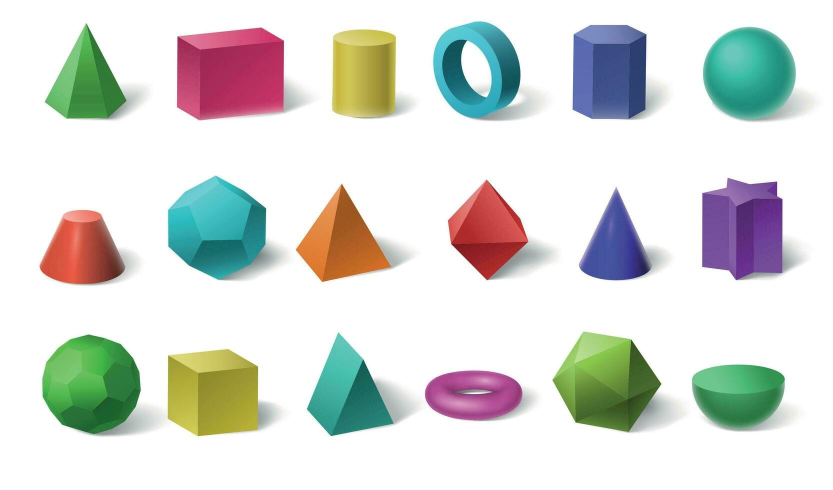
#> input picture image/3d-shapes.jpg, 1666 x 980 px, given in place of messi.jpg, which was not available (shown at 1/2 size)
$ python img_process_geo_transform.py
#> lines starting #> are read from the running program, lines starting #| are printed output that depends on the picture; pictures that were not available may be replaced by others from this repository, and a replacement may not be noted
import cv2 as cv
import numpy as np


# ------------------------------- Scaling -----------------------------------
""" Two transformation functions can perform all kinds of transformations:
        cv.warpAffine: take a 2x3 transformation matrix as input
        cv.warpPerspective(): take a 3x3 transformation matrix as input
"""

img = cv.imread('./image/messi.jpg')
#> img is the input picture: shape (980, 1666, 3); mean B, G, R 215, 219.5, 216.5
assert img is not None, "file could not be read, check with os.path.exists()"
cv.imshow('img', img)
cv.waitKey(0)

res = cv.resize(img, None, fx=2, fy=2, interpolation=cv.INTER_CUBIC)
cv.imshow('res', res)
cv.waitKey(0)
# Or
height, width = img.shape[:2]
#> height = 980; width = 1666
res1 = cv.resize(img, (2*width, 2*height), interpolation=cv.INTER_CUBIC)
cv.imshow('res1', res1)
cv.waitKey(0)


# ------------------------------- Translation -----------------------------------
""" Let the shift in (x,y) direction is (tx,ty)
    The transformation matrix:
               M = [[1 0 tx],
                   [0 1 ty]]
"""
img = cv.imread('./image/messi.jpg', cv.IMREAD_GRAYSCALE)
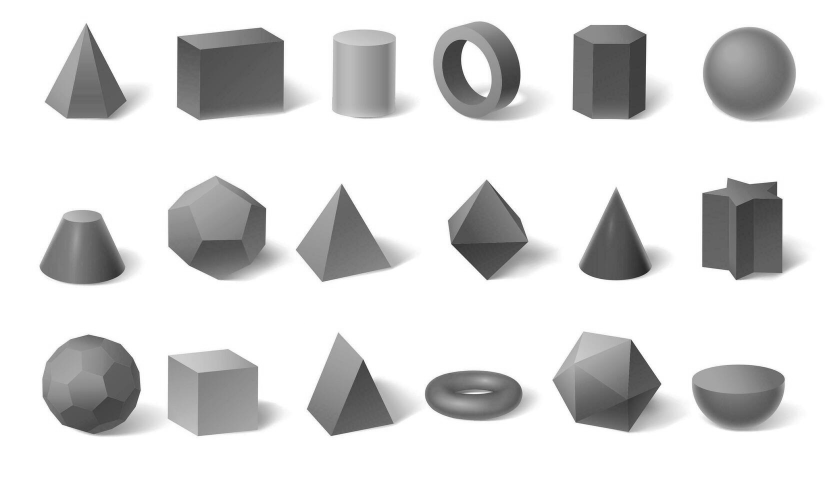
#> img: shape (980, 1666) (shown at 1/2 size); min 22, max 255, mean 218.1
assert img is not None, "file could not be read, check with os.path.exists()"
rows, cols = img.shape
#> rows = 980; cols = 1666

M = np.float32([[1,0,100], [0,1,50]])
dst = cv.warpAffine(img, M, (cols,rows))    # 3rd arg is the size of the output image (width = no. of colums, height = no. of rows)
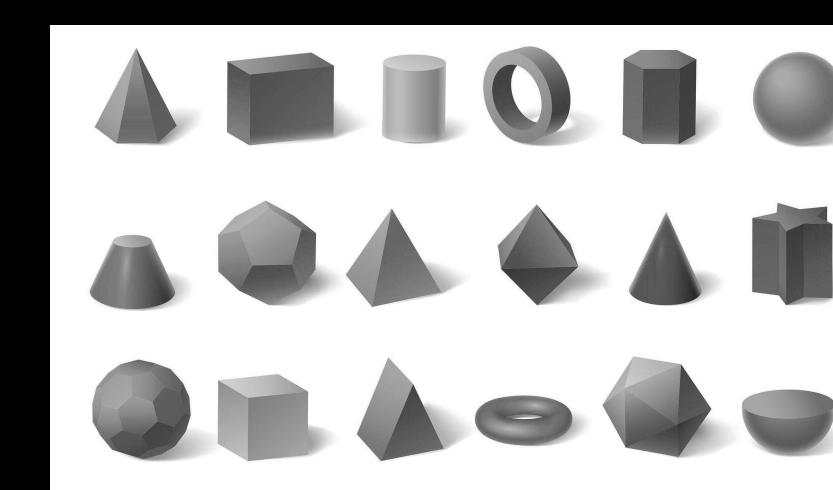
#> dst: shape (980, 1666) (shown at 1/2 size); min 0, max 255, mean 190.9
cv.imshow('dst', dst)
cv.waitKey(0)
cv.destroyAllWindows()


# ------------------------------- Rotation -----------------------------------
""" Rotation of an image for an angle theta, the transformation matrix:
            M = [[cos(theta)  -sin(theta)],
                 [sin(theta)   cos(theta)]]

Can rotate at any location, the modified transformation matrix is:
            M = [[alpha  beta   (1-alpha)*center_x-beta*center_y]
                 [-beta  alpha  beta*center_x+(1-alpha)*center_y]]
    where:
            alpha = scale*cos(theta)
            beta  = scale*sin(theta)
OpenCV:
            M = cv.getRotationMatrix2D((center_x,center_y), theta, scale)
"""
# cols-1 and rows-1 are the coordinate limits
M = cv.getRotationMatrix2D(((cols-1)/2.0, (rows-1)/2.0), 90, 1)
dst = cv.warpAffine(img, M, (cols,rows))
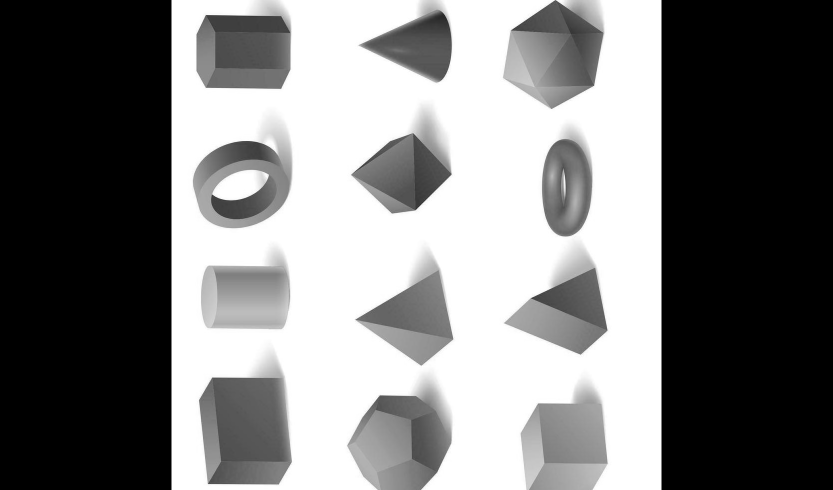
#> dst: shape (980, 1666) (shown at 1/2 size); min 0, max 255, mean 125.7
cv.imshow('dst', dst)
cv.waitKey(0)


# ------------------------------- Affine Transformation -----------------------------------
""" In affine transformation, all parallel lines in the original image still be parallel
    in the output image. To find the transformation matrix, we need three points from
    the input image and their corresponding locations in the output image.

    cv.getAffineTransform() will create a 2x3 transformation matrix which is passed
        to cv.warpAffine()
"""

img = cv.imread('./image/card.jpg')
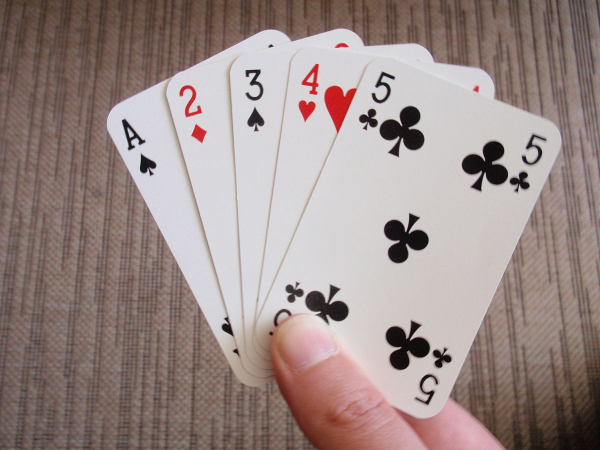
#> input picture image/card.jpg, 1200 x 900 px (shown at 1/2 size)
#> img is the input picture: shape (900, 1200, 3); mean B, G, R 135.8, 139.1, 155.3
assert img is not None, "file could not be read, check with os.path.exists()"
rows, cols, ch = img.shape
#> rows = 900; cols = 1200; ch = 3

pts1 = np.float32([[50,50],[200,50],[50,200]])
pts2 = np.float32([[10,100],[200,50],[100,250]])

M = cv.getAffineTransform(pts1,pts2)

dst = cv.warpAffine(img,M,(cols,rows))
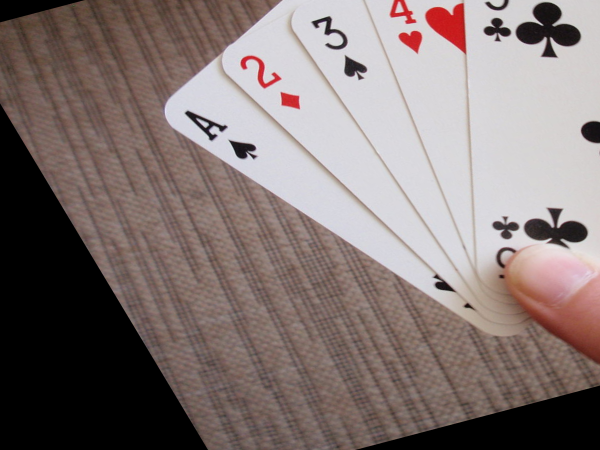
#> dst: shape (900, 1200, 3) (shown at 1/2 size); mean B, G, R 116, 118.1, 130.9

import matplotlib.pyplot as plt
plt.subplot(121),plt.imshow(img),plt.title('Input')
plt.subplot(122),plt.imshow(dst),plt.title('Output')
plt.show()
#> figure, not shown here; B, G, R data is drawn as R, G, B


# ------------------------------- Perspective Transformation -----------------------------------
""" In affine transformation, straight lines remain straight after transformation. To find the
    transformation matrix (3x3), need 4 points on the input image and corresponding points on
    the output image. Among these 4 points, 3 of them should not be colinear.

    cv.getPerspectiveTransform() will create a 3x3 transformation matrix, which is passed
        to cv.warpPerspective()
"""

img = cv.imread('./image/sudoku.jpg')
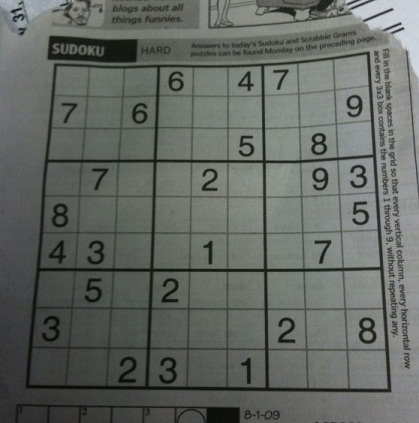
#> input picture image/sudoku.jpg, 419 x 423 px
#> img is the input picture: shape (423, 419, 3); mean B, G, R 98.9, 103.6, 99.4
assert img is not None, "file could not be read, check with os.path.exists()"
rows, cols, ch = img.shape
#> rows = 423; cols = 419

pts1 = np.float32([[56,65],[368,52],[28,387],[389,390]])
pts2 = np.float32([[0,0],[300,0],[0,300],[300,300]])

M = cv.getPerspectiveTransform(pts1,pts2)

dst = cv.warpPerspective(img,M,(300,300))
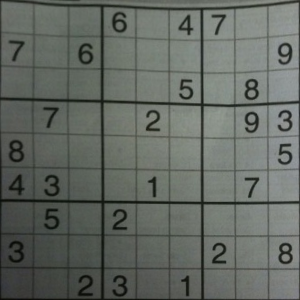
#> dst: shape (300, 300, 3); mean B, G, R 98.5, 104.6, 99.2

plt.subplot(121),plt.imshow(img),plt.title('Input')
plt.subplot(122),plt.imshow(dst),plt.title('Output')
plt.show()
#> figure, not shown here; B, G, R data is drawn as R, G, B
